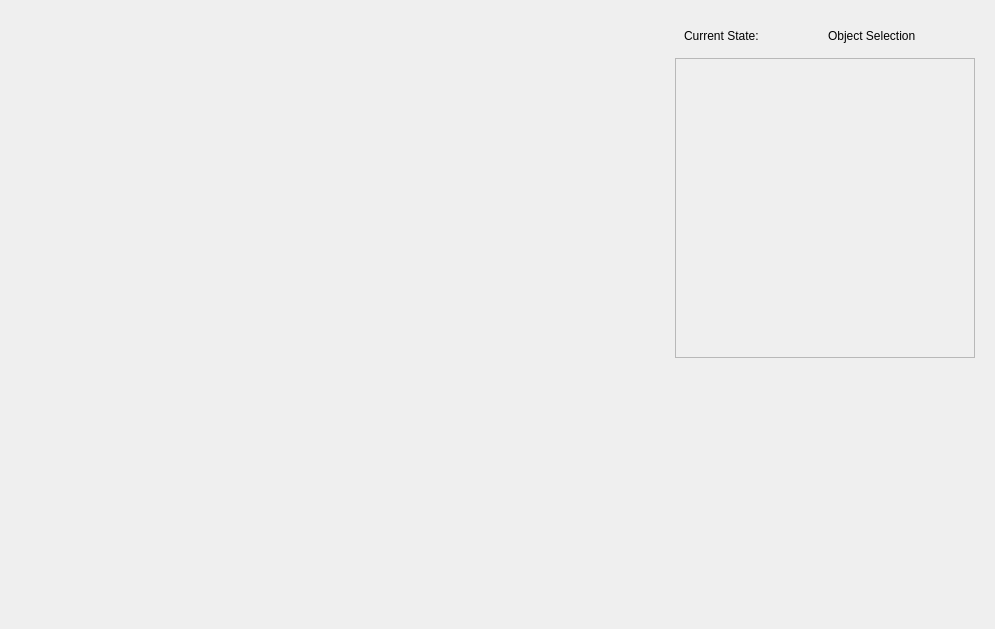
<?xml version="1.0" encoding="UTF-8"?>
<ui version="4.0">
 <class>BCIControlWindowBase</class>
 <widget class="QDialog" name="BCIControlWindowBase">
  <property name="geometry">
   <rect>
    <x>0</x>
    <y>0</y>
    <width>995</width>
    <height>629</height>
   </rect>
  </property>
  <property name="sizePolicy">
   <sizepolicy hsizetype="Expanding" vsizetype="Expanding">
    <horstretch>0</horstretch>
    <verstretch>0</verstretch>
   </sizepolicy>
  </property>
  <property name="windowTitle">
   <string>BCIControlWindow</string>
  </property>
  <layout class="QHBoxLayout" name="horizontalLayout">
   <item>
    <widget class="BCIWorldView" name="bciWorldView" native="true">
     <property name="sizePolicy">
      <sizepolicy hsizetype="Expanding" vsizetype="Expanding">
       <horstretch>0</horstretch>
       <verstretch>0</verstretch>
      </sizepolicy>
     </property>
    </widget>
   </item>
   <item>
    <widget class="QWidget" name="widget" native="true">
     <layout class="QVBoxLayout" name="verticalLayout">
      <item>
       <widget class="QWidget" name="widget_2" native="true">
        <property name="sizePolicy">
         <sizepolicy hsizetype="Preferred" vsizetype="Fixed">
          <horstretch>0</horstretch>
          <verstretch>0</verstretch>
         </sizepolicy>
        </property>
        <layout class="QHBoxLayout" name="horizontalLayout_2">
         <item>
          <widget class="QLabel" name="currentStateLabel">
           <property name="text">
            <string>Current State:</string>
           </property>
          </widget>
         </item>
         <item>
          <widget class="QLabel" name="currentState">
           <property name="text">
            <string>Object Selection</string>
           </property>
          </widget>
         </item>
        </layout>
       </widget>
      </item>
      <item>
       <widget class="QFrame" name="currentFrame">
        <property name="sizePolicy">
         <sizepolicy hsizetype="Preferred" vsizetype="Preferred">
          <horstretch>0</horstretch>
          <verstretch>0</verstretch>
         </sizepolicy>
        </property>
        <property name="minimumSize">
         <size>
          <width>300</width>
          <height>300</height>
         </size>
        </property>
        <property name="baseSize">
         <size>
          <width>250</width>
          <height>250</height>
         </size>
        </property>
        <property name="frameShape">
         <enum>QFrame::StyledPanel</enum>
        </property>
        <property name="frameShadow">
         <enum>QFrame::Raised</enum>
        </property>
       </widget>
      </item>
      <item>
       <spacer name="verticalSpacer">
        <property name="orientation">
         <enum>Qt::Vertical</enum>
        </property>
        <property name="sizeHint" stdset="0">
         <size>
          <width>20</width>
          <height>40</height>
         </size>
        </property>
       </spacer>
      </item>
     </layout>
    </widget>
   </item>
  </layout>
 </widget>
 <customwidgets>
  <customwidget>
   <class>BCIWorldView</class>
   <extends>QWidget</extends>
   <header>BCI/bciWorldView.h</header>
   <container>1</container>
  </customwidget>
 </customwidgets>
 <resources/>
 <connections/>
</ui>
